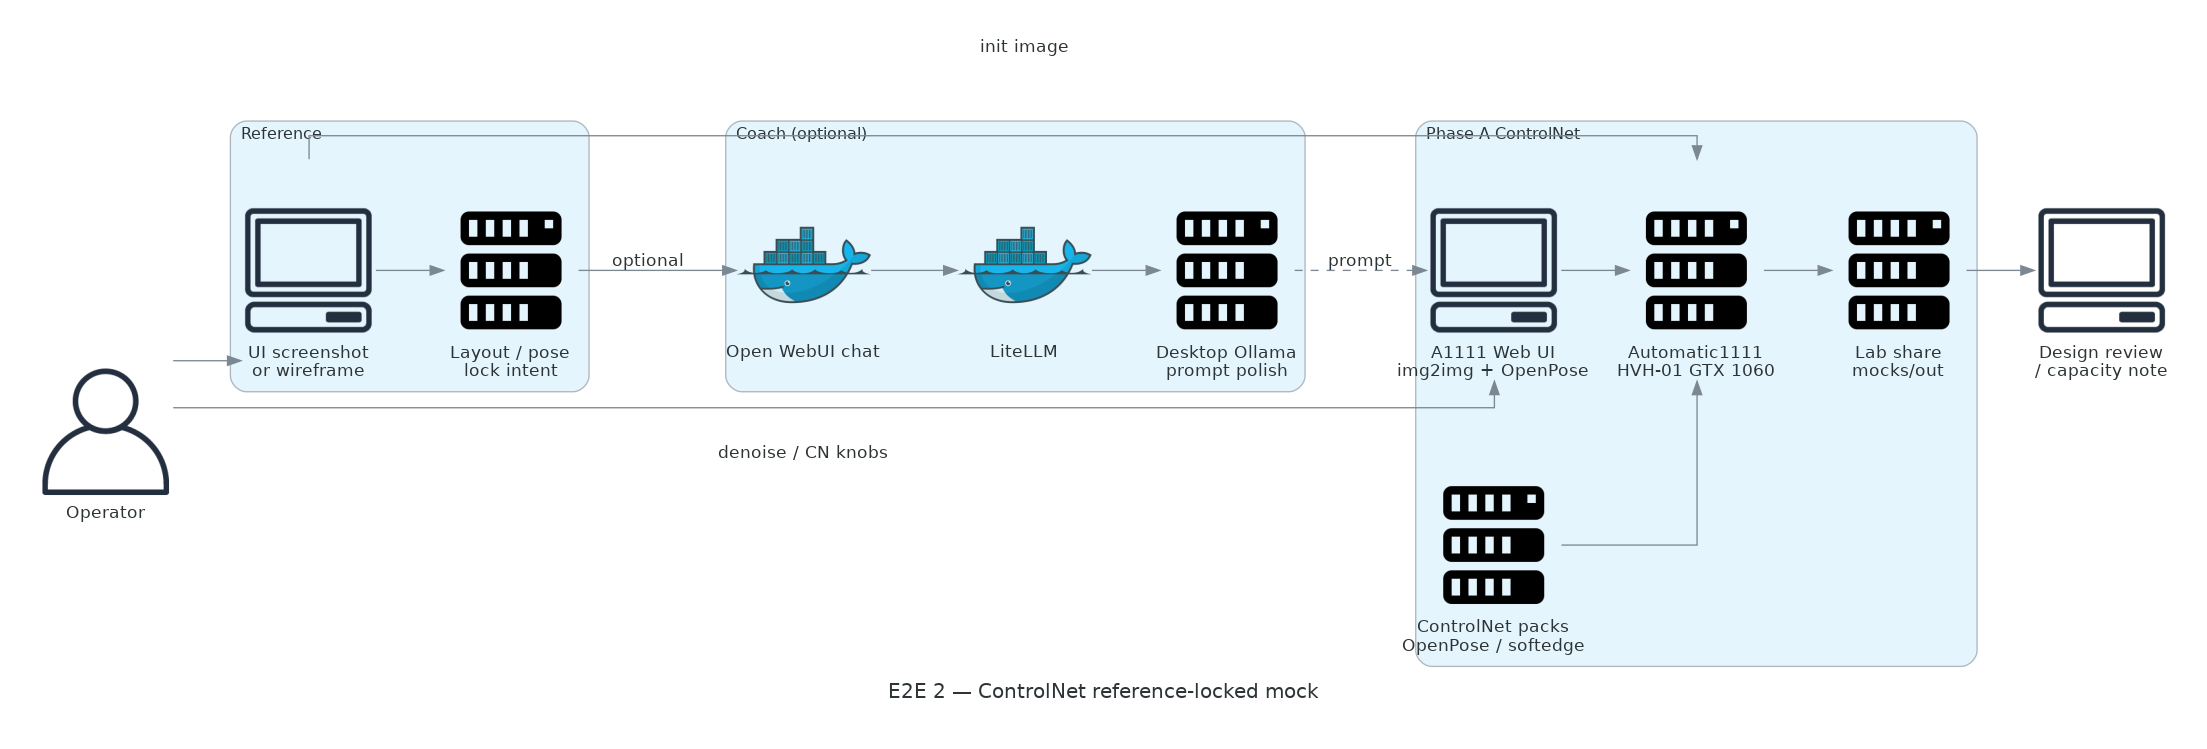

Generate this figure with Python:
"""E2E Solution 2 — ControlNet reference-locked UI / topology mock."""

from diagrams import Cluster, Diagram, Edge
from diagrams.aws.general import Client, User
from diagrams.onprem.compute import Server
from diagrams.onprem.container import Docker


graph_attr = {"pad": "0.4", "nodesep": "0.55", "ranksep": "0.7"}

with Diagram(
    "E2E 2 — ControlNet reference-locked mock",
    filename="automatic1111-e2e-controlnet-mock",
    show=False,
    outformat=["png", "svg", "dot"],
    graph_attr=graph_attr,
):
    operator = User("Operator")

    with Cluster("Reference"):
        shot = Client("UI screenshot\nor wireframe")
        layout = Server("Layout / pose\nlock intent")

    with Cluster("Coach (optional)"):
        webui = Docker("Open WebUI chat")
        litellm = Docker("LiteLLM")
        ollama = Server("Desktop Ollama\nprompt polish")

    with Cluster("Phase A ControlNet"):
        direct = Client("A1111 Web UI\nimg2img + OpenPose")
        a1111 = Server("Automatic1111\nHVH-01 GTX 1060")
        cn = Server("ControlNet packs\nOpenPose / softedge")
        share = Server("Lab share\nmocks/out")

    dest = Client("Design review\n/ capacity note")

    operator >> shot >> layout
    layout >> Edge(label="optional") >> webui >> litellm >> ollama
    ollama >> Edge(label="prompt", style="dashed") >> direct
    operator >> Edge(label="denoise / CN knobs") >> direct
    direct >> a1111
    cn >> a1111
    shot >> Edge(label="init image") >> a1111
    a1111 >> share >> dest
